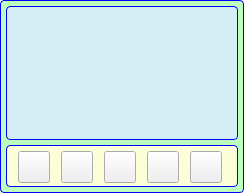
<?xml version="1.0" encoding="UTF-8"?>
<ui version="4.0">
 <class>InputVideoWidget</class>
 <widget class="QWidget" name="InputVideoWidget">
  <property name="geometry">
   <rect>
    <x>0</x>
    <y>0</y>
    <width>244</width>
    <height>193</height>
   </rect>
  </property>
  <property name="sizePolicy">
   <sizepolicy hsizetype="Expanding" vsizetype="Preferred">
    <horstretch>0</horstretch>
    <verstretch>0</verstretch>
   </sizepolicy>
  </property>
  <property name="minimumSize">
   <size>
    <width>0</width>
    <height>0</height>
   </size>
  </property>
  <property name="maximumSize">
   <size>
    <width>16777215</width>
    <height>16777215</height>
   </size>
  </property>
  <property name="windowTitle">
   <string>Form</string>
  </property>
  <property name="styleSheet">
   <string notr="true">QFrame#m_MainFrame
{   
background-color: #BCFEBC;
border: 1px solid blue;
border-radius: 4px; 
}

QFrame#m_VideoPictureFrame
{   
background-color: #D3EFF5;
border: 1px solid blue;
border-radius: 4px; 
}

QFrame#m_ButtonFrame
{   
background-color: #FBFED6;
border: 1px solid blue;
border-radius: 4px; 
}</string>
  </property>
  <layout class="QGridLayout" name="gridLayout">
   <property name="leftMargin">
    <number>0</number>
   </property>
   <property name="topMargin">
    <number>0</number>
   </property>
   <property name="rightMargin">
    <number>0</number>
   </property>
   <property name="bottomMargin">
    <number>0</number>
   </property>
   <property name="spacing">
    <number>0</number>
   </property>
   <item row="0" column="0">
    <widget class="QFrame" name="m_MainFrame">
     <property name="frameShape">
      <enum>QFrame::NoFrame</enum>
     </property>
     <property name="frameShadow">
      <enum>QFrame::Raised</enum>
     </property>
     <layout class="QVBoxLayout" name="verticalLayout">
      <property name="spacing">
       <number>5</number>
      </property>
      <property name="leftMargin">
       <number>5</number>
      </property>
      <property name="topMargin">
       <number>5</number>
      </property>
      <property name="rightMargin">
       <number>5</number>
      </property>
      <property name="bottomMargin">
       <number>5</number>
      </property>
      <item>
       <widget class="QFrame" name="m_VideoPictureFrame">
        <property name="sizePolicy">
         <sizepolicy hsizetype="Expanding" vsizetype="Preferred">
          <horstretch>0</horstretch>
          <verstretch>0</verstretch>
         </sizepolicy>
        </property>
        <property name="minimumSize">
         <size>
          <width>0</width>
          <height>120</height>
         </size>
        </property>
        <property name="frameShape">
         <enum>QFrame::NoFrame</enum>
        </property>
        <property name="frameShadow">
         <enum>QFrame::Raised</enum>
        </property>
        <layout class="QGridLayout" name="gridLayout_2">
         <property name="leftMargin">
          <number>2</number>
         </property>
         <property name="topMargin">
          <number>2</number>
         </property>
         <property name="rightMargin">
          <number>2</number>
         </property>
         <property name="bottomMargin">
          <number>2</number>
         </property>
         <property name="spacing">
          <number>0</number>
         </property>
         <item row="0" column="0">
          <widget class="VidWidget" name="m_VidWidget" native="true"/>
         </item>
        </layout>
       </widget>
      </item>
      <item>
       <widget class="QFrame" name="m_ButtonFrame">
        <property name="sizePolicy">
         <sizepolicy hsizetype="Preferred" vsizetype="Fixed">
          <horstretch>0</horstretch>
          <verstretch>0</verstretch>
         </sizepolicy>
        </property>
        <property name="minimumSize">
         <size>
          <width>0</width>
          <height>42</height>
         </size>
        </property>
        <property name="maximumSize">
         <size>
          <width>16777215</width>
          <height>42</height>
         </size>
        </property>
        <property name="frameShape">
         <enum>QFrame::NoFrame</enum>
        </property>
        <property name="frameShadow">
         <enum>QFrame::Plain</enum>
        </property>
        <layout class="QHBoxLayout" name="horizontalLayout">
         <property name="spacing">
          <number>5</number>
         </property>
         <property name="leftMargin">
          <number>5</number>
         </property>
         <property name="topMargin">
          <number>5</number>
         </property>
         <property name="rightMargin">
          <number>5</number>
         </property>
         <property name="bottomMargin">
          <number>5</number>
         </property>
         <item>
          <widget class="VxPushButton" name="m_BackButton">
           <property name="sizePolicy">
            <sizepolicy hsizetype="Fixed" vsizetype="Fixed">
             <horstretch>0</horstretch>
             <verstretch>0</verstretch>
            </sizepolicy>
           </property>
           <property name="minimumSize">
            <size>
             <width>32</width>
             <height>32</height>
            </size>
           </property>
           <property name="maximumSize">
            <size>
             <width>32</width>
             <height>32</height>
            </size>
           </property>
           <property name="text">
            <string/>
           </property>
          </widget>
         </item>
         <item>
          <widget class="VxPushButton" name="m_RotateCamButton">
           <property name="sizePolicy">
            <sizepolicy hsizetype="Fixed" vsizetype="Fixed">
             <horstretch>0</horstretch>
             <verstretch>0</verstretch>
            </sizepolicy>
           </property>
           <property name="minimumSize">
            <size>
             <width>32</width>
             <height>32</height>
            </size>
           </property>
           <property name="maximumSize">
            <size>
             <width>32</width>
             <height>32</height>
            </size>
           </property>
           <property name="text">
            <string notr="true"/>
           </property>
           <property name="iconSize">
            <size>
             <width>32</width>
             <height>32</height>
            </size>
           </property>
          </widget>
         </item>
         <item>
          <widget class="VxPushButton" name="m_SelectVidSrcButton">
           <property name="sizePolicy">
            <sizepolicy hsizetype="Fixed" vsizetype="Fixed">
             <horstretch>0</horstretch>
             <verstretch>0</verstretch>
            </sizepolicy>
           </property>
           <property name="minimumSize">
            <size>
             <width>32</width>
             <height>32</height>
            </size>
           </property>
           <property name="maximumSize">
            <size>
             <width>32</width>
             <height>32</height>
            </size>
           </property>
           <property name="text">
            <string/>
           </property>
           <property name="iconSize">
            <size>
             <width>32</width>
             <height>32</height>
            </size>
           </property>
          </widget>
         </item>
         <item>
          <widget class="VxPushButton" name="m_CancelRecordButton">
           <property name="sizePolicy">
            <sizepolicy hsizetype="Fixed" vsizetype="Fixed">
             <horstretch>0</horstretch>
             <verstretch>0</verstretch>
            </sizepolicy>
           </property>
           <property name="minimumSize">
            <size>
             <width>32</width>
             <height>32</height>
            </size>
           </property>
           <property name="maximumSize">
            <size>
             <width>32</width>
             <height>32</height>
            </size>
           </property>
           <property name="text">
            <string/>
           </property>
           <property name="iconSize">
            <size>
             <width>32</width>
             <height>32</height>
            </size>
           </property>
          </widget>
         </item>
         <item>
          <widget class="VxPushButton" name="m_StartStopRecButton">
           <property name="sizePolicy">
            <sizepolicy hsizetype="Fixed" vsizetype="Fixed">
             <horstretch>0</horstretch>
             <verstretch>0</verstretch>
            </sizepolicy>
           </property>
           <property name="minimumSize">
            <size>
             <width>32</width>
             <height>32</height>
            </size>
           </property>
           <property name="maximumSize">
            <size>
             <width>32</width>
             <height>32</height>
            </size>
           </property>
           <property name="text">
            <string/>
           </property>
           <property name="iconSize">
            <size>
             <width>32</width>
             <height>32</height>
            </size>
           </property>
          </widget>
         </item>
        </layout>
       </widget>
      </item>
     </layout>
    </widget>
   </item>
  </layout>
 </widget>
 <customwidgets>
  <customwidget>
   <class>VxPushButton</class>
   <extends>QPushButton</extends>
   <header>VxPushButton.h</header>
  </customwidget>
  <customwidget>
   <class>VidWidget</class>
   <extends>QWidget</extends>
   <header>VidWidget.h</header>
   <container>1</container>
  </customwidget>
 </customwidgets>
 <resources/>
 <connections/>
</ui>
